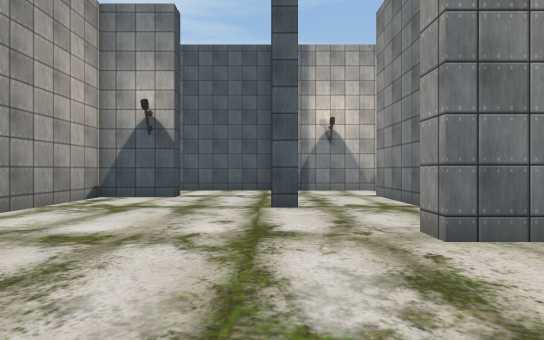
View 1 (above)

24 first-person views from a walk through a scene from a Unity 3-D project. The camera is 1.4 m above the floor, looks level and sees 85° across. The floor is counted in squares, 2 m on a side. Each view is taken from the middle of a square. On the plan, view 1 faces up. The plan holds only what a view shows up to about 10 squares ahead; the rest is blank. The place goes on beyond the plan. Some animated figures are not drawn. Some surface patterns are stand-ins.

View 2
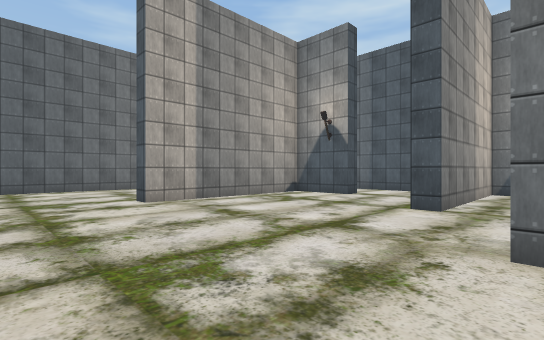

View 3
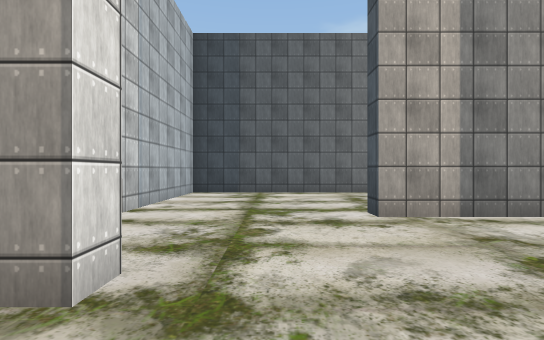

View 4
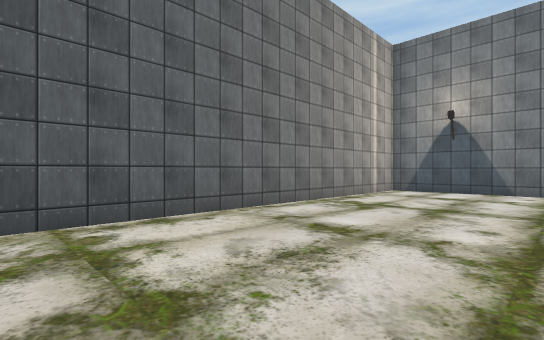

View 5
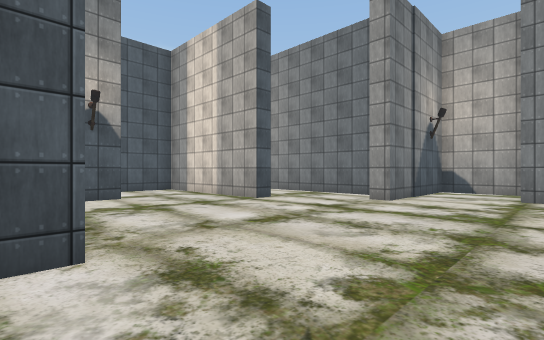

View 6
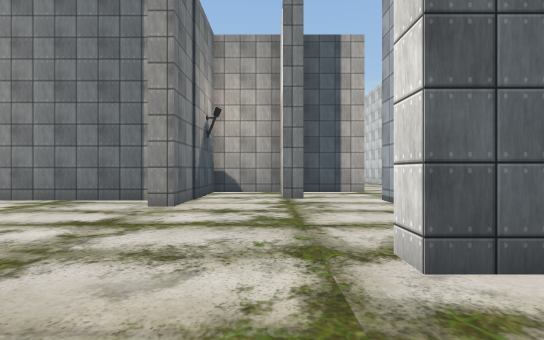

View 7
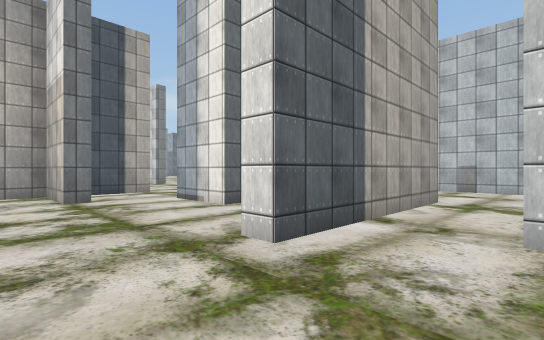

View 8
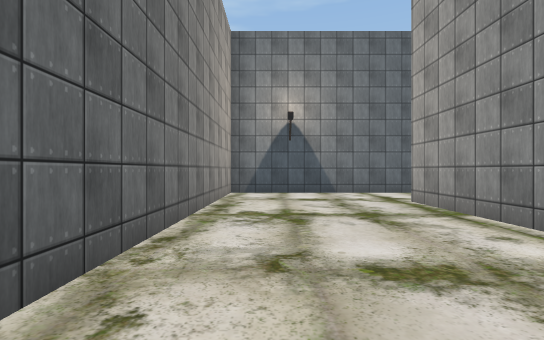

View 9
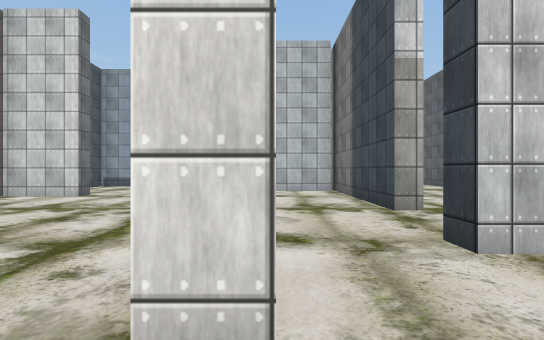

View 10
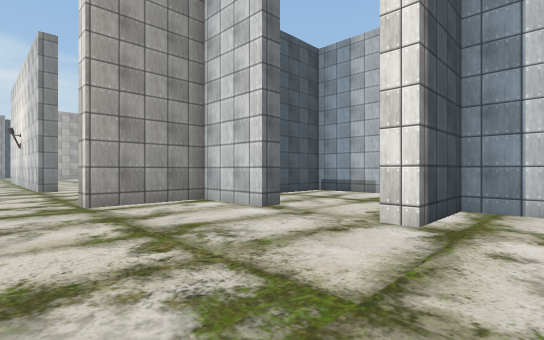

View 11
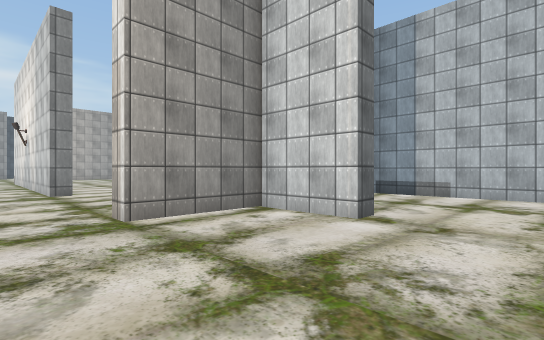

View 12
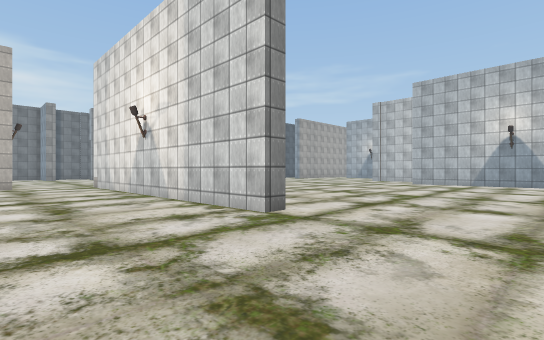

View 13
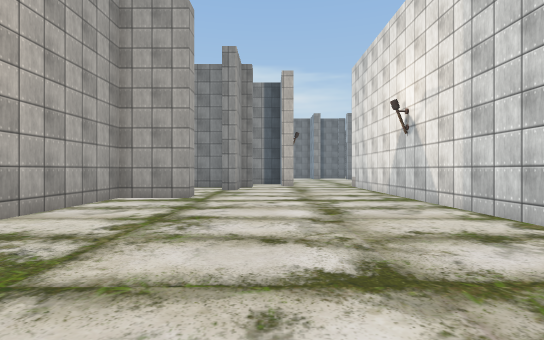

View 14
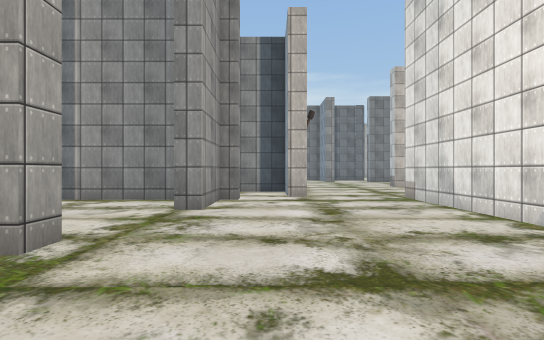

View 15
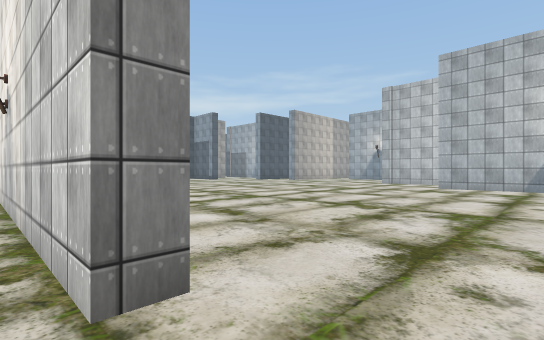

View 16
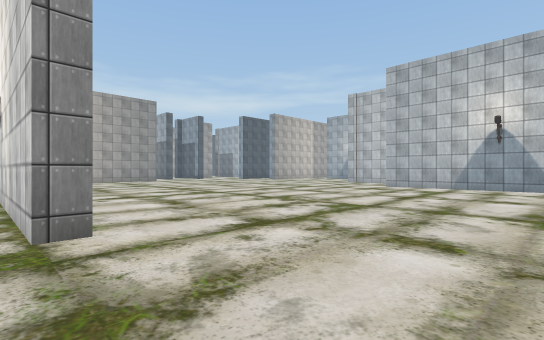

View 17
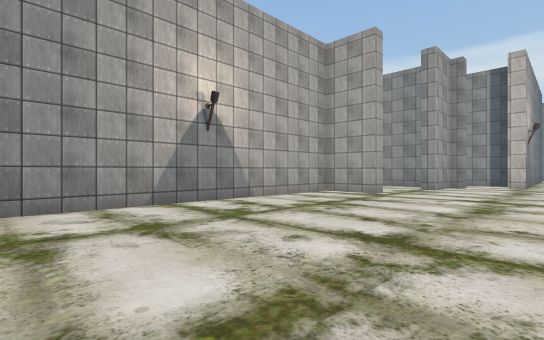

View 18
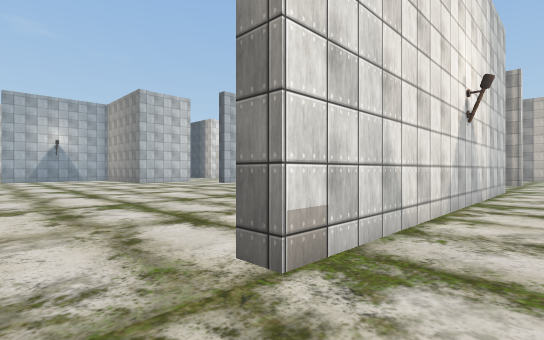

View 19
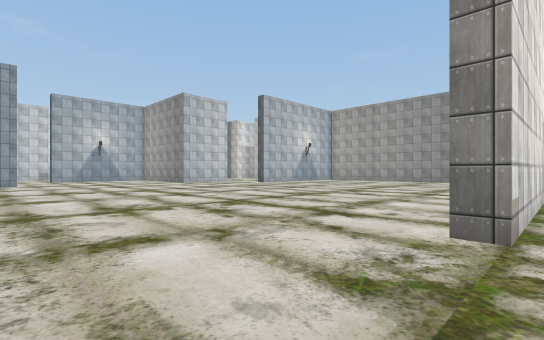

View 20
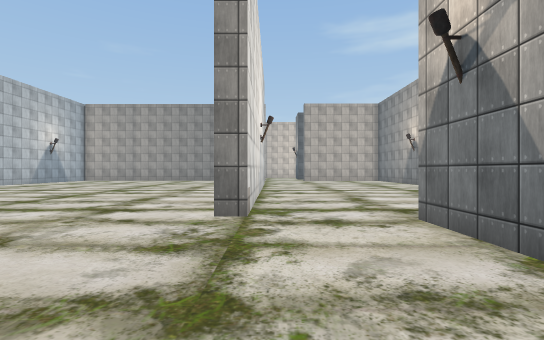

View 21
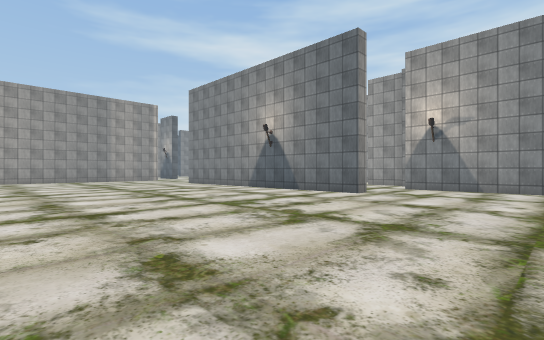

View 22
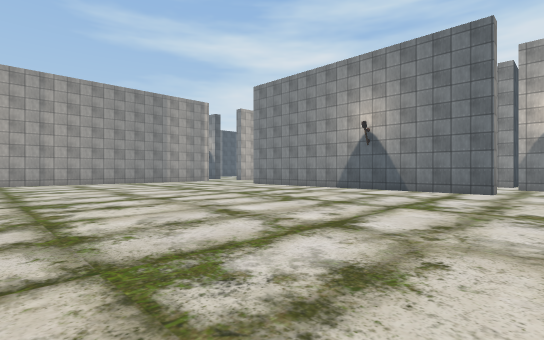

View 23
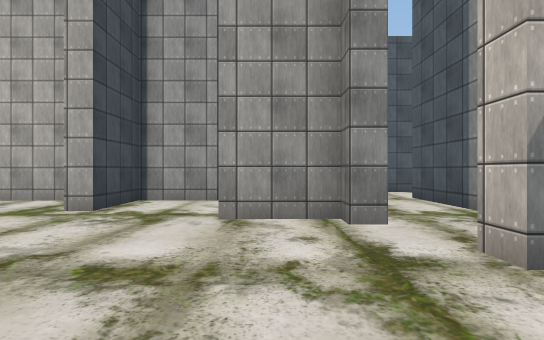

View 24
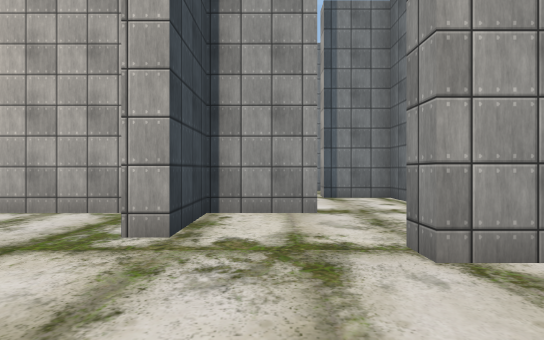

### Floor plan
Ten units are one square. View 1 is at (0, 0); x grows to the right and y downward. Boxes are objects, and circles mark ways between rooms. Rooms are numbered by the first view taken in them; rooms with no view inside come last. Other rooms are left out.
<svg viewBox="-98 -106 349 199">
<path fill="none" stroke="#000" d="M-49 -44 -49 -76M-25 -82 -25 -76 -44 -76 -44 -26 -50 -26M-20 15 -20 0 -15 0 -15 5M28 -38 28 -81M-36 -101 -93 -101 -93 15 -37 15M-9 -101 -20 -101M9 15 29 15M33 -7 52 -7 52 -28 17 -28 17 -35M10 -101 5 -101 5 -55 0 -55 0 -91M105 49 105 44 205 44 205 49 180 49M200 -2 182 -2 182 -8M205 2 200 2M200 -12 200 -55 182 -55 182 -60M178 -28 159 -28 159 -11 154 -11 154 -28 72 -28M52 20 52 0M33 74 33 69 52 69 52 44 58 44M246 19 208 19 208 14M33 -1 33 -7M9 21 9 15M-41 41 -41 88 3 88 3 69 9 69M-37 15 -37 20M-20 50 -20 15"/>
<circle cx="-5" cy="20" r="3" fill="#2a7"/>
<circle cx="30" cy="5" r="3" fill="#2a7"/>
<circle cx="-30" cy="20" r="3" fill="#2a7"/>
<circle cx="-30" cy="50" r="3" fill="#2a7"/>
<text x="-30" y="-40">1</text>
<text x="140" y="60">2</text>
<text x="-30" y="30">3</text>
</svg>
Room 1 opens to room 2. Room 1 opens to room 3. Room 2 opens to room 3.

Where each view was taken, in squares from view 1:
view 1: 0 up, 0 right, facing up
view 2: 0 up, 2 right, facing up-left
view 3: 1 up, 0 right, facing left
view 4: 0 up, 5 left, facing up-left
view 5: 0 up, 5 left, facing up-right
view 6: 1 up, 4 left, facing right
view 7: 2 up, 4 left, facing down-right
view 8: 1 up, 8 left, facing up
view 9: 1 up, 2 left, facing down
view 10: 3 down, 1 left, facing down-right
view 11: 3 down, 1 right, facing down-right
view 12: 1 down, 7 right, facing down-right
view 13: 1 down, 8 right, facing right
view 14: 1 down, 13 right, facing right
view 15: 4 down, 9 right, facing down-right
view 16: 4 down, 7 right, facing down-right
view 17: 3 down, 7 right, facing up-right
view 18: 3 down, 22 right, facing down-left
view 19: 4 down, 24 right, facing down-left
view 20: 4 down, 25 right, facing left
view 21: 13 down, 25 right, facing up-left
view 22: 15 down, 22 right, facing up-left
view 23: 4 down, 19 right, facing up
view 24: 2 down, 17 right, facing up
